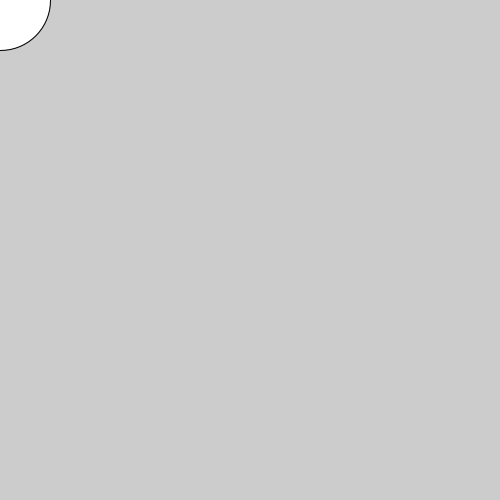
Frame 1 (no input)
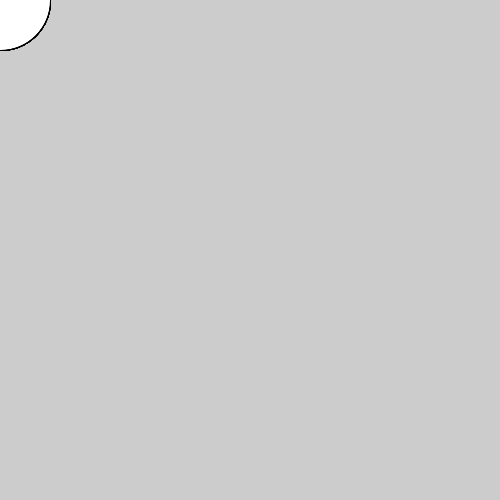
Frame 60 (the mouse pressed at the canvas centre just before this capture)
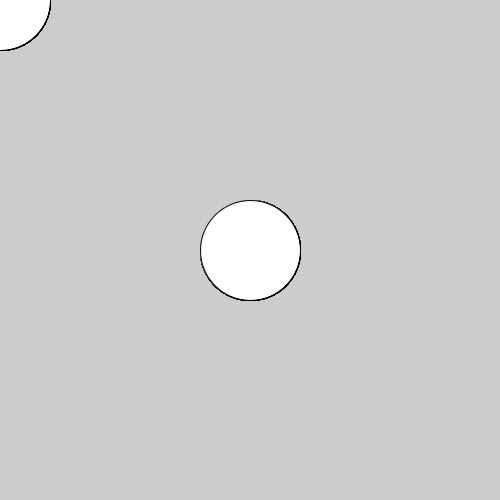
Frame 120 (the mouse held since frame 60 and released just before this capture)

The Processing sketch that drew these frames (run headless with seeded random() and noise(); from frame 60 on, the mouse is pressed at the canvas centre):

// Processing sketch: processing_131825
// ── processing_131825.pde

//global variables


void setup() {  //setup function called initially, only once
  size(500, 500);

}

void draw() {  //draw function loops 
    //draw a white ellipse that follows the mouse
    fill(255, 255, 255);
     ellipseMode(CENTER);
     ellipse(mouseX, mouseY, 100, 100);
}

void mouseClicked() {
    //draw a red rectangle when the mouse is clicked
    fill(255, 0, 0);
    rectMode(CENTER);
    rect(mouseX, mouseY, 100, 100);

}
